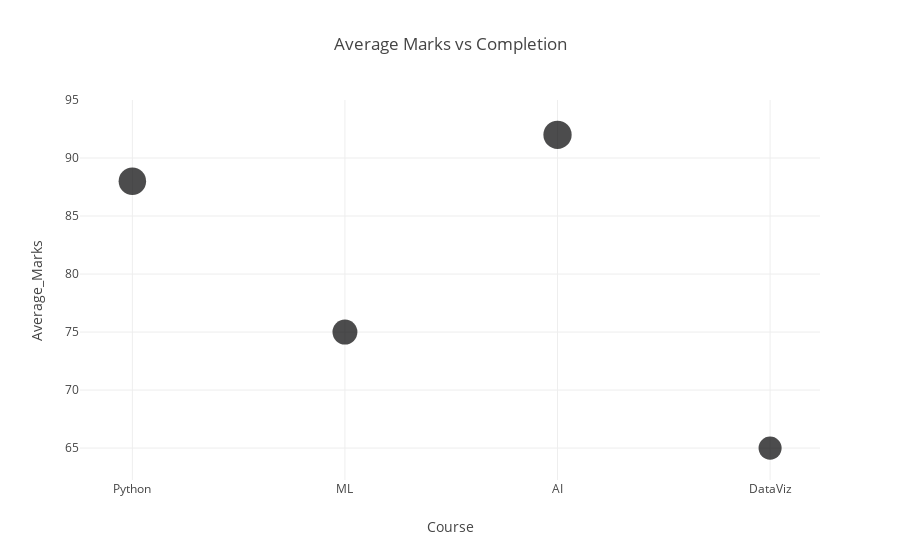

Here is the notebook cell this chart was saved with:
### Code cell
import streamlit as st
import pandas as pd
import plotly.express as px
df = pd.read_csv("learning_progress.csv")
st.title("Online Learning Analytics Dashboard")
fig1 = px.bar(df, x="Student", y="Completion_%", color="Course", title="Course Completion Rate")
st.plotly_chart(fig1)
fig2 = px.scatter(df, x="Course", y="Average_Marks", size="Completion_%",
title="Average Marks vs Completion")
st.plotly_chart(fig2)
fig2.show()

### Figure 1 — Plotly figure (JSON) as saved in the notebook; plotly's stock layout.template omitted (floating-point values rounded to 4 significant figures)
{"data": [{"hovertemplate": "Course=%{x}<br>Average_Marks=%{y}<br>Completion_%=%{marker.size}<extra></extra>", "legendgroup": "", "marker": {"color": "#000001", "size": [85, 70, 90, 60], "sizemode": "area", "sizeref": 0.225, "symbol": "circle"}, "mode": "markers", "name": "", "orientation": "v", "showlegend": false, "type": "scatter", "x": ["Python", "ML", "AI", "DataViz"], "xaxis": "x", "y": [88, 75, 92, 65], "yaxis": "y"}], "layout": {"legend": {"itemsizing": "constant", "tracegroupgap": 0}, "title": {"text": "Average Marks vs Completion"}, "xaxis": {"anchor": "y", "domain": [0, 1], "title": {"text": "Course"}}, "yaxis": {"anchor": "x", "domain": [0, 1], "title": {"text": "Average_Marks"}}}}
